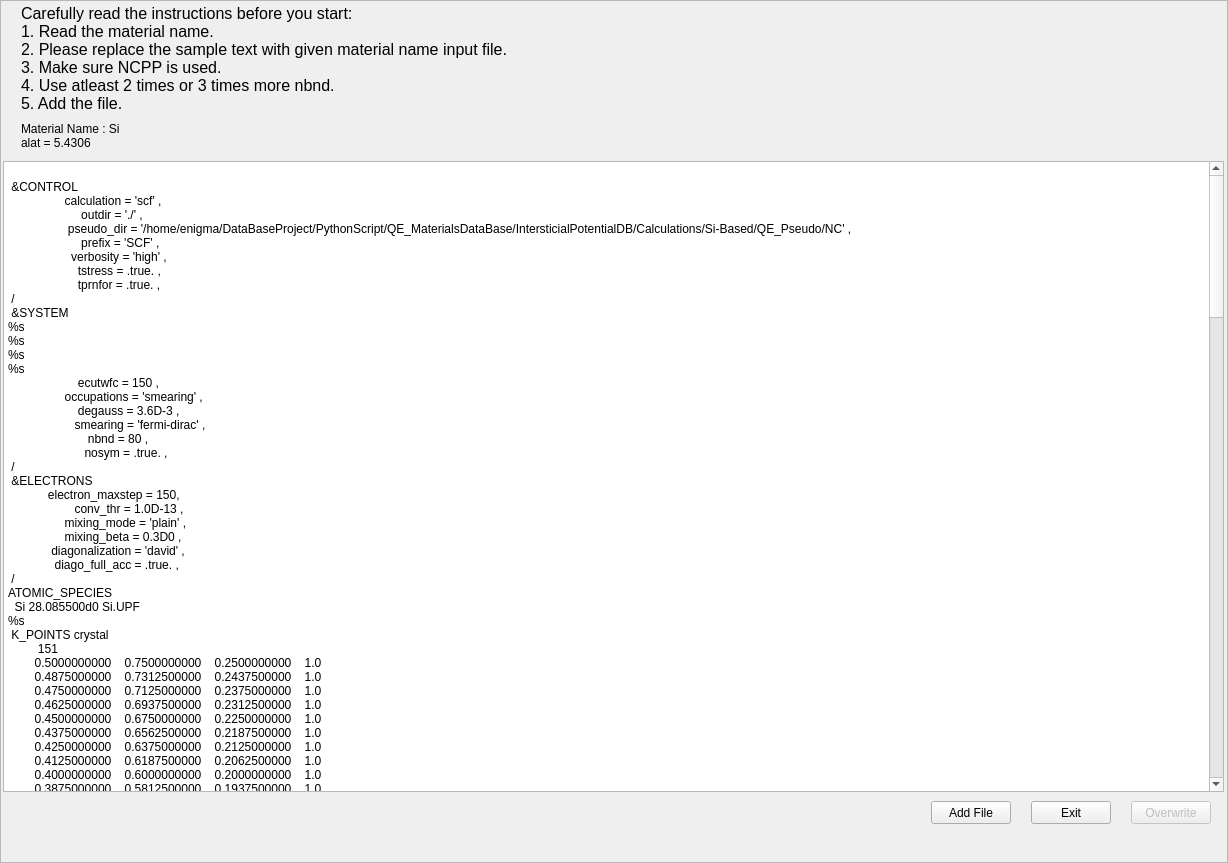
<?xml version="1.0" encoding="UTF-8"?>
<ui version="4.0">
 <class>ScrollArea_InputFileCreater</class>
 <widget class="QScrollArea" name="ScrollArea_InputFileCreater">
  <property name="geometry">
   <rect>
    <x>0</x>
    <y>0</y>
    <width>1228</width>
    <height>863</height>
   </rect>
  </property>
  <property name="windowTitle">
   <string>Input File Creater</string>
  </property>
  <property name="widgetResizable">
   <bool>false</bool>
  </property>
  <widget class="QWidget" name="scrollAreaWidgetContents">
   <property name="geometry">
    <rect>
     <x>0</x>
     <y>0</y>
     <width>1226</width>
     <height>861</height>
    </rect>
   </property>
   <widget class="QLabel" name="label_Header">
    <property name="geometry">
     <rect>
      <x>20</x>
      <y>3</y>
      <width>1191</width>
      <height>111</height>
     </rect>
    </property>
    <property name="font">
     <font>
      <pointsize>12</pointsize>
     </font>
    </property>
    <property name="text">
     <string>Carefully read the instructions before you start:
1. Read the material name.
2. Please replace the sample text with given material name input file.
3. Make sure NCPP is used.
4. Use atleast 2 times or 3 times more nbnd.
5. Add the file.</string>
    </property>
    <property name="alignment">
     <set>Qt::AlignLeading|Qt::AlignLeft|Qt::AlignTop</set>
    </property>
   </widget>
   <widget class="QPlainTextEdit" name="plainTextEdit_InputText">
    <property name="geometry">
     <rect>
      <x>2</x>
      <y>160</y>
      <width>1221</width>
      <height>631</height>
     </rect>
    </property>
    <property name="plainText">
     <string>
 &amp;CONTROL
                 calculation = 'scf' ,
                      outdir = './' ,
                  pseudo_dir = '/home/enigma/DataBaseProject/PythonScript/QE_MaterialsDataBase/IntersticialPotentialDB/Calculations/Si-Based/QE_Pseudo/NC' ,
                      prefix = 'SCF' ,
                   verbosity = 'high' ,
                     tstress = .true. ,
                     tprnfor = .true. ,
 /
 &amp;SYSTEM
%s
%s
%s
%s
                     ecutwfc = 150 ,
                 occupations = 'smearing' ,
                     degauss = 3.6D-3 ,
                    smearing = 'fermi-dirac' ,
                        nbnd = 80 ,
                       nosym = .true. ,
 /
 &amp;ELECTRONS
            electron_maxstep = 150,
                    conv_thr = 1.0D-13 ,
                 mixing_mode = 'plain' ,
                 mixing_beta = 0.3D0 ,
             diagonalization = 'david' ,
              diago_full_acc = .true. ,
 /
ATOMIC_SPECIES
  Si 28.085500d0 Si.UPF
%s    
 K_POINTS crystal
         151
        0.5000000000    0.7500000000    0.2500000000    1.0
        0.4875000000    0.7312500000    0.2437500000    1.0
        0.4750000000    0.7125000000    0.2375000000    1.0
        0.4625000000    0.6937500000    0.2312500000    1.0
        0.4500000000    0.6750000000    0.2250000000    1.0
        0.4375000000    0.6562500000    0.2187500000    1.0
        0.4250000000    0.6375000000    0.2125000000    1.0
        0.4125000000    0.6187500000    0.2062500000    1.0
        0.4000000000    0.6000000000    0.2000000000    1.0
        0.3875000000    0.5812500000    0.1937500000    1.0
        0.3750000000    0.5625000000    0.1875000000    1.0
        0.3625000000    0.5437500000    0.1812500000    1.0
        0.3500000000    0.5250000000    0.1750000000    1.0
        0.3375000000    0.5062500000    0.1687500000    1.0
        0.3250000000    0.4875000000    0.1625000000    1.0
        0.3125000000    0.4687500000    0.1562500000    1.0
        0.3000000000    0.4500000000    0.1500000000    1.0
        0.2875000000    0.4312500000    0.1437500000    1.0
        0.2750000000    0.4125000000    0.1375000000    1.0
        0.2625000000    0.3937500000    0.1312500000    1.0
        0.2500000000    0.3750000000    0.1250000000    1.0
        0.2375000000    0.3562500000    0.1187500000    1.0
        0.2250000000    0.3375000000    0.1125000000    1.0
        0.2125000000    0.3187500000    0.1062500000    1.0
        0.2000000000    0.3000000000    0.1000000000    1.0
        0.1875000000    0.2812500000    0.0937500000    1.0
        0.1750000000    0.2625000000    0.0875000000    1.0
        0.1625000000    0.2437500000    0.0812500000    1.0
        0.1500000000    0.2250000000    0.0750000000    1.0
        0.1375000000    0.2062500000    0.0687500000    1.0
        0.1250000000    0.1875000000    0.0625000000    1.0
        0.1125000000    0.1687500000    0.0562500000    1.0
        0.1000000000    0.1500000000    0.0500000000    1.0
        0.0875000000    0.1312500000    0.0437500000    1.0
        0.0750000000    0.1125000000    0.0375000000    1.0
        0.0625000000    0.0937500000    0.0312500000    1.0
        0.0500000000    0.0750000000    0.0250000000    1.0
        0.0375000000    0.0562500000    0.0187500000    1.0
        0.0250000000    0.0375000000    0.0125000000    1.0
        0.0125000000    0.0187500000    0.0062500000    1.0
        0.0000000000    0.0000000000    0.0000000000    1.0
        0.0138888889    0.0138888889    0.0000000000    1.0
        0.0277777778    0.0277777778    0.0000000000    1.0
        0.0416666667    0.0416666667    0.0000000000    1.0
        0.0555555556    0.0555555556    0.0000000000    1.0
        0.0694444444    0.0694444444    0.0000000000    1.0
        0.0833333333    0.0833333333    0.0000000000    1.0
        0.0972222222    0.0972222222    0.0000000000    1.0
        0.1111111111    0.1111111111    0.0000000000    1.0
        0.1250000000    0.1250000000    0.0000000000    1.0
        0.1388888889    0.1388888889    0.0000000000    1.0
        0.1527777778    0.1527777778    0.0000000000    1.0
        0.1666666667    0.1666666667    0.0000000000    1.0
        0.1805555556    0.1805555556    0.0000000000    1.0
        0.1944444444    0.1944444444    0.0000000000    1.0
        0.2083333333    0.2083333333    0.0000000000    1.0
        0.2222222222    0.2222222222    0.0000000000    1.0
        0.2361111111    0.2361111111    0.0000000000    1.0
        0.2500000000    0.2500000000    0.0000000000    1.0
        0.2638888889    0.2638888889    0.0000000000    1.0
        0.2777777778    0.2777777778    0.0000000000    1.0
        0.2916666667    0.2916666667    0.0000000000    1.0
        0.3055555556    0.3055555556    0.0000000000    1.0
        0.3194444444    0.3194444444    0.0000000000    1.0
        0.3333333333    0.3333333333    0.0000000000    1.0
        0.3472222222    0.3472222222    0.0000000000    1.0
        0.3611111111    0.3611111111    0.0000000000    1.0
        0.3750000000    0.3750000000    0.0000000000    1.0
        0.3888888889    0.3888888889    0.0000000000    1.0
        0.4027777778    0.4027777778    0.0000000000    1.0
        0.4166666667    0.4166666667    0.0000000000    1.0
        0.4305555556    0.4305555556    0.0000000000    1.0
        0.4444444444    0.4444444444    0.0000000000    1.0
        0.4583333333    0.4583333333    0.0000000000    1.0
        0.4722222222    0.4722222222    0.0000000000    1.0
        0.4861111111    0.4861111111    0.0000000000    1.0
        0.5000000000    0.5000000000    0.0000000000    1.0
        0.5000000000    0.5138888889    0.0138888889    1.0
        0.5000000000    0.5277777778    0.0277777778    1.0
        0.5000000000    0.5416666667    0.0416666667    1.0
        0.5000000000    0.5555555556    0.0555555556    1.0
        0.5000000000    0.5694444444    0.0694444444    1.0
        0.5000000000    0.5833333333    0.0833333333    1.0
        0.5000000000    0.5972222222    0.0972222222    1.0
        0.5000000000    0.6111111111    0.1111111111    1.0
        0.5000000000    0.6250000000    0.1250000000    1.0
        0.5000000000    0.6388888889    0.1388888889    1.0
        0.5000000000    0.6527777778    0.1527777778    1.0
        0.5000000000    0.6666666667    0.1666666667    1.0
        0.5000000000    0.6805555556    0.1805555556    1.0
        0.5000000000    0.6944444444    0.1944444444    1.0
        0.5000000000    0.7083333333    0.2083333333    1.0
        0.5000000000    0.7222222222    0.2222222222    1.0
        0.5000000000    0.7361111111    0.2361111111    1.0
        0.5000000000    0.7500000000    0.2500000000    1.0
        0.5000000000    0.7400000000    0.2600000000    1.0
        0.5000000000    0.7300000000    0.2700000000    1.0
        0.5000000000    0.7200000000    0.2800000000    1.0
        0.5000000000    0.7100000000    0.2900000000    1.0
        0.5000000000    0.7000000000    0.3000000000    1.0
        0.5000000000    0.6900000000    0.3100000000    1.0
        0.5000000000    0.6800000000    0.3200000000    1.0
        0.5000000000    0.6700000000    0.3300000000    1.0
        0.5000000000    0.6600000000    0.3400000000    1.0
        0.5000000000    0.6500000000    0.3500000000    1.0
        0.5000000000    0.6400000000    0.3600000000    1.0
        0.5000000000    0.6300000000    0.3700000000    1.0
        0.5000000000    0.6200000000    0.3800000000    1.0
        0.5000000000    0.6100000000    0.3900000000    1.0
        0.5000000000    0.6000000000    0.4000000000    1.0
        0.5000000000    0.5900000000    0.4100000000    1.0
        0.5000000000    0.5800000000    0.4200000000    1.0
        0.5000000000    0.5700000000    0.4300000000    1.0
        0.5000000000    0.5600000000    0.4400000000    1.0
        0.5000000000    0.5500000000    0.4500000000    1.0
        0.5000000000    0.5400000000    0.4600000000    1.0
        0.5000000000    0.5300000000    0.4700000000    1.0
        0.5000000000    0.5200000000    0.4800000000    1.0
        0.5000000000    0.5100000000    0.4900000000    1.0
        0.5000000000    0.5000000000    0.5000000000    1.0
        0.4838709677    0.4838709677    0.4838709677    1.0
        0.4677419355    0.4677419355    0.4677419355    1.0
        0.4516129032    0.4516129032    0.4516129032    1.0
        0.4354838710    0.4354838710    0.4354838710    1.0
        0.4193548387    0.4193548387    0.4193548387    1.0
        0.4032258065    0.4032258065    0.4032258065    1.0
        0.3870967742    0.3870967742    0.3870967742    1.0
        0.3709677419    0.3709677419    0.3709677419    1.0
        0.3548387097    0.3548387097    0.3548387097    1.0
        0.3387096774    0.3387096774    0.3387096774    1.0
        0.3225806452    0.3225806452    0.3225806452    1.0
        0.3064516129    0.3064516129    0.3064516129    1.0
        0.2903225806    0.2903225806    0.2903225806    1.0
        0.2741935484    0.2741935484    0.2741935484    1.0
        0.2580645161    0.2580645161    0.2580645161    1.0
        0.2419354839    0.2419354839    0.2419354839    1.0
        0.2258064516    0.2258064516    0.2258064516    1.0
        0.2096774194    0.2096774194    0.2096774194    1.0
        0.1935483871    0.1935483871    0.1935483871    1.0
        0.1774193548    0.1774193548    0.1774193548    1.0
        0.1612903226    0.1612903226    0.1612903226    1.0
        0.1451612903    0.1451612903    0.1451612903    1.0
        0.1290322581    0.1290322581    0.1290322581    1.0
        0.1129032258    0.1129032258    0.1129032258    1.0
        0.0967741935    0.0967741935    0.0967741935    1.0
        0.0806451613    0.0806451613    0.0806451613    1.0
        0.0645161290    0.0645161290    0.0645161290    1.0
        0.0483870968    0.0483870968    0.0483870968    1.0
        0.0322580645    0.0322580645    0.0322580645    1.0
        0.0161290323    0.0161290323    0.0161290323    1.0
        0.0000000000    0.0000000000    0.0000000000    1.0 
</string>
    </property>
    <property name="overwriteMode">
     <bool>true</bool>
    </property>
    <property name="cursorWidth">
     <number>5</number>
    </property>
   </widget>
   <widget class="QPushButton" name="pushButton_AddFile">
    <property name="geometry">
     <rect>
      <x>930</x>
      <y>800</y>
      <width>80</width>
      <height>23</height>
     </rect>
    </property>
    <property name="text">
     <string>Add File</string>
    </property>
   </widget>
   <widget class="QPushButton" name="pushButton_Exit">
    <property name="geometry">
     <rect>
      <x>1030</x>
      <y>800</y>
      <width>80</width>
      <height>23</height>
     </rect>
    </property>
    <property name="text">
     <string>Exit</string>
    </property>
   </widget>
   <widget class="QPushButton" name="pushButton_Overwrite">
    <property name="enabled">
     <bool>false</bool>
    </property>
    <property name="geometry">
     <rect>
      <x>1130</x>
      <y>800</y>
      <width>80</width>
      <height>23</height>
     </rect>
    </property>
    <property name="text">
     <string>Overwrite</string>
    </property>
   </widget>
   <widget class="QLabel" name="label_Message">
    <property name="enabled">
     <bool>false</bool>
    </property>
    <property name="geometry">
     <rect>
      <x>0</x>
      <y>800</y>
      <width>451</width>
      <height>61</height>
     </rect>
    </property>
    <property name="text">
     <string/>
    </property>
   </widget>
   <widget class="QLabel" name="label_MaterialInformation">
    <property name="geometry">
     <rect>
      <x>20</x>
      <y>114</y>
      <width>231</width>
      <height>41</height>
     </rect>
    </property>
    <property name="text">
     <string>Material Name : Si
alat = 5.4306</string>
    </property>
   </widget>
  </widget>
 </widget>
 <resources/>
 <connections/>
</ui>
